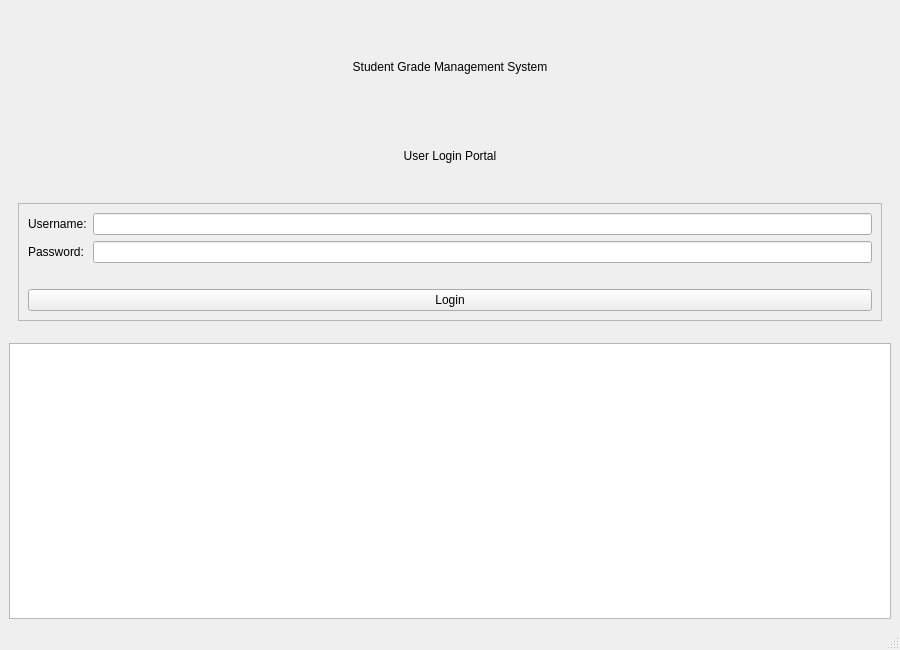
<?xml version="1.0" encoding="UTF-8"?>
<ui version="4.0">
 <class>MainWindow</class>
 <widget class="QMainWindow" name="MainWindow">
  <property name="geometry">
   <rect>
    <x>0</x>
    <y>0</y>
    <width>900</width>
    <height>650</height>
   </rect>
  </property>
  <property name="windowTitle">
   <string>Student Grade Management System</string>
  </property>
  <widget class="QWidget" name="centralwidget">
   <layout class="QVBoxLayout" name="verticalLayout">
    <item>
     <widget class="QStackedWidget" name="stackedWidget">
      <widget class="QWidget" name="pageLogin">
       <layout class="QVBoxLayout" name="loginLayout">
        <item>
         <spacer name="loginTopSpacer">
          <property name="orientation"><enum>Qt::Vertical</enum></property>
         </spacer>
        </item>
        <item>
         <widget class="QLabel" name="labelLoginTitle">
          <property name="text"><string>Student Grade Management System</string></property>
          <property name="alignment"><set>Qt::AlignCenter</set></property>
         </widget>
        </item>
        <item>
         <widget class="QLabel" name="labelLoginSubtitle">
          <property name="text"><string>User Login Portal</string></property>
          <property name="alignment"><set>Qt::AlignCenter</set></property>
         </widget>
        </item>
        <item>
         <widget class="QFrame" name="loginFrame">
          <property name="frameShape"><enum>QFrame::StyledPanel</enum></property>
          <layout class="QFormLayout" name="loginFormLayout">
           <item row="0" column="0">
            <widget class="QLabel" name="labelUsername">
             <property name="text"><string>Username:</string></property>
            </widget>
           </item>
           <item row="0" column="1">
            <widget class="QLineEdit" name="lineEditUsername"/>
           </item>
           <item row="1" column="0">
            <widget class="QLabel" name="labelPassword">
             <property name="text"><string>Password:</string></property>
            </widget>
           </item>
           <item row="1" column="1">
            <widget class="QLineEdit" name="lineEditPassword">
             <property name="echoMode"><enum>QLineEdit::Password</enum></property>
            </widget>
           </item>
           <item row="2" column="0" colspan="2">
            <widget class="QLabel" name="labelLoginStatus">
             <property name="text"><string></string></property>
             <property name="alignment"><set>Qt::AlignCenter</set></property>
            </widget>
           </item>
           <item row="3" column="0" colspan="2">
            <widget class="QPushButton" name="btnLogin">
             <property name="text"><string>Login</string></property>
            </widget>
           </item>
          </layout>
         </widget>
        </item>
        <item>
         <spacer name="loginBottomSpacer">
          <property name="orientation"><enum>Qt::Vertical</enum></property>
         </spacer>
        </item>
       </layout>
      </widget>

      <widget class="QWidget" name="pageMenu">
       <layout class="QVBoxLayout" name="menuLayout">
        <item>
         <widget class="QLabel" name="labelMenuTitle">
          <property name="text"><string>Student Grade Management Core System</string></property>
          <property name="alignment"><set>Qt::AlignCenter</set></property>
         </widget>
        </item>
        <item>
         <widget class="QLabel" name="labelCurrentUser">
          <property name="text"><string>Logged in as: </string></property>
          <property name="alignment"><set>Qt::AlignCenter</set></property>
         </widget>
        </item>
        <item>
         <widget class="QPushButton" name="btnMenuAddGrade">
          <property name="text"><string>1. Grade Entry and Modification</string></property>
         </widget>
        </item>
        <item>
         <widget class="QPushButton" name="btnMenuStats">
          <property name="text"><string>2. Grade Statistics by Class</string></property>
         </widget>
        </item>
        <item>
         <widget class="QPushButton" name="btnMenuQuery">
          <property name="text"><string>3. Grade Query Portal</string></property>
         </widget>
        </item>
        <item>
         <widget class="QPushButton" name="btnMenuReport">
          <property name="text"><string>4. Grade Report Generation</string></property>
         </widget>
        </item>
        <item>
         <widget class="QPushButton" name="btnMenuSave">
          <property name="text"><string>5. Save Data</string></property>
         </widget>
        </item>
        <item>
         <widget class="QPushButton" name="btnMenuExportCSV">
          <property name="text"><string>6. Export Grades to CSV</string></property>
         </widget>
        </item>
        <item>
         <widget class="QPushButton" name="btnMenuBackup">
          <property name="text"><string>7. Backup Data  [Admin Only]</string></property>
         </widget>
        </item>
        <item>
         <widget class="QPushButton" name="btnMenuRestore">
          <property name="text"><string>8. Restore Data from Backup  [Admin Only]</string></property>
         </widget>
        </item>
        <item>
         <widget class="QPushButton" name="btnMenuLogout">
          <property name="text"><string>0. Logout</string></property>
         </widget>
        </item>
       </layout>
      </widget>

      <widget class="QWidget" name="pageAddGrade">
       <layout class="QVBoxLayout" name="addGradeLayout">
        <item>
         <widget class="QLabel" name="labelAddTitle">
          <property name="text"><string>Grade Entry and Modification</string></property>
          <property name="alignment"><set>Qt::AlignCenter</set></property>
         </widget>
        </item>
        <item>
         <widget class="QFrame" name="addGradeFrame">
          <property name="frameShape"><enum>QFrame::StyledPanel</enum></property>
          <layout class="QFormLayout" name="addGradeFormLayout">
           <item row="0" column="0"><widget class="QLabel" name="lSemester"><property name="text"><string>Semester:</string></property></widget></item>
           <item row="0" column="1"><widget class="QLineEdit" name="lineEditSemester"/></item>
           <item row="1" column="0"><widget class="QLabel" name="lClass"><property name="text"><string>Class Name:</string></property></widget></item>
           <item row="1" column="1"><widget class="QLineEdit" name="lineEditClass"/></item>
           <item row="2" column="0"><widget class="QLabel" name="lID"><property name="text"><string>Student ID:</string></property></widget></item>
           <item row="2" column="1"><widget class="QLineEdit" name="lineEditStudentID"/></item>
           <item row="3" column="0"><widget class="QLabel" name="lName"><property name="text"><string>Student Name:</string></property></widget></item>
           <item row="3" column="1"><widget class="QLineEdit" name="lineEditStudentName"/></item>
           <item row="4" column="0"><widget class="QLabel" name="lChinese"><property name="text"><string>Chinese (0–100):</string></property></widget></item>
           <item row="4" column="1"><widget class="QDoubleSpinBox" name="spinChinese"><property name="maximum"><double>100.0</double></property></widget></item>
           <item row="5" column="0"><widget class="QLabel" name="lMath"><property name="text"><string>Math (0–100):</string></property></widget></item>
           <item row="5" column="1"><widget class="QDoubleSpinBox" name="spinMath"><property name="maximum"><double>100.0</double></property></widget></item>
           <item row="6" column="0"><widget class="QLabel" name="lEnglish"><property name="text"><string>English (0–100):</string></property></widget></item>
           <item row="6" column="1"><widget class="QDoubleSpinBox" name="spinEnglish"><property name="maximum"><double>100.0</double></property></widget></item>
           <item row="7" column="0"><widget class="QLabel" name="lComputer"><property name="text"><string>Computer (0–100):</string></property></widget></item>
           <item row="7" column="1"><widget class="QDoubleSpinBox" name="spinComputer"><property name="maximum"><double>100.0</double></property></widget></item>
          </layout>
         </widget>
        </item>
        <item>
         <widget class="QLabel" name="labelAddStatus">
          <property name="text"><string></string></property>
          <property name="alignment"><set>Qt::AlignCenter</set></property>
         </widget>
        </item>
        <item>
         <layout class="QHBoxLayout">
          <item><widget class="QPushButton" name="btnAddGradeSubmit"><property name="text"><string>Submit</string></property></widget></item>
          <item><widget class="QPushButton" name="btnAddGradeBack"><property name="text"><string>Back to Menu</string></property></widget></item>
         </layout>
        </item>
       </layout>
      </widget>

      <widget class="QWidget" name="pageStats">
       <layout class="QVBoxLayout" name="statsLayout">
        <item>
         <widget class="QLabel" name="labelStatsTitle">
          <property name="text"><string>Grade Statistics by Class</string></property>
          <property name="alignment"><set>Qt::AlignCenter</set></property>
         </widget>
        </item>
        <item>
         <layout class="QHBoxLayout">
          <item><widget class="QLabel" name="lStatsClass"><property name="text"><string>Class Name:</string></property></widget></item>
          <item><widget class="QLineEdit" name="lineEditStatsClass"/></item>
          <item>
           <widget class="QComboBox" name="comboStatsSort">
            <item><property name="text"><string>Sort by Average (Desc)</string></property></item>
            <item><property name="text"><string>Sort by Name (A-Z)</string></property></item>
           </widget>
          </item>
          <item><widget class="QPushButton" name="btnStatsSearch"><property name="text"><string>Search</string></property></widget></item>
         </layout>
        </item>
        <item>
         <widget class="QTextEdit" name="textEditStats">
          <property name="readOnly"><bool>true</bool></property>
          <property name="fontFamily"><string>Courier New</string></property>
         </widget>
        </item>
        <item>
         <widget class="QPushButton" name="btnStatsBack"><property name="text"><string>Back to Menu</string></property></widget>
        </item>
       </layout>
      </widget>

      <widget class="QWidget" name="pageQuery">
       <layout class="QVBoxLayout" name="queryLayout">
        <item>
         <widget class="QLabel" name="labelQueryTitle">
          <property name="text"><string>Grade Query Portal</string></property>
          <property name="alignment"><set>Qt::AlignCenter</set></property>
         </widget>
        </item>
        <item>
         <layout class="QHBoxLayout">
          <item>
           <widget class="QRadioButton" name="radioQueryByID">
            <property name="text"><string>Search by Student ID</string></property>
            <property name="checked"><bool>true</bool></property>
           </widget>
          </item>
          <item>
           <widget class="QRadioButton" name="radioQueryFailing">
            <property name="text"><string>View Failing Directory</string></property>
           </widget>
          </item>
         </layout>
        </item>
        <item>
         <layout class="QHBoxLayout">
          <item><widget class="QLabel" name="lQueryID"><property name="text"><string>Student ID:</string></property></widget></item>
          <item><widget class="QLineEdit" name="lineEditQueryID"/></item>
          <item><widget class="QPushButton" name="btnQuerySearch"><property name="text"><string>Search</string></property></widget></item>
         </layout>
        </item>
        <item>
         <widget class="QTextEdit" name="textEditQuery">
          <property name="readOnly"><bool>true</bool></property>
          <property name="fontFamily"><string>Courier New</string></property>
         </widget>
        </item>
        <item>
         <widget class="QPushButton" name="btnQueryBack"><property name="text"><string>Back to Menu</string></property></widget>
        </item>
       </layout>
      </widget>

      <widget class="QWidget" name="pageReport">
       <layout class="QVBoxLayout" name="reportLayout">
        <item>
         <widget class="QLabel" name="labelReportTitle">
          <property name="text"><string>Grade Report Generation</string></property>
          <property name="alignment"><set>Qt::AlignCenter</set></property>
         </widget>
        </item>
        <item>
         <layout class="QHBoxLayout">
          <item><widget class="QLabel" name="lReportClass"><property name="text"><string>Class Name:</string></property></widget></item>
          <item><widget class="QLineEdit" name="lineEditReportClass"/></item>
          <item><widget class="QPushButton" name="btnReportGenerate"><property name="text"><string>Generate Report</string></property></widget></item>
         </layout>
        </item>
        <item>
         <widget class="QTextEdit" name="textEditReport">
          <property name="readOnly"><bool>true</bool></property>
          <property name="fontFamily"><string>Courier New</string></property>
         </widget>
        </item>
        <item>
         <widget class="QPushButton" name="btnReportBack"><property name="text"><string>Back to Menu</string></property></widget>
        </item>
       </layout>
      </widget>

     </widget>
    </item>
    <item>
     <widget class="QTextEdit" name="textEditOutput">
      <property name="maximumHeight"><number>80</number></property>
      <property name="readOnly"><bool>true</bool></property>
     </widget>
    </item>
   </layout>
  </widget>
  <widget class="QStatusBar" name="statusbar"/>
 </widget>
 <resources/>
 <connections/>
</ui>
